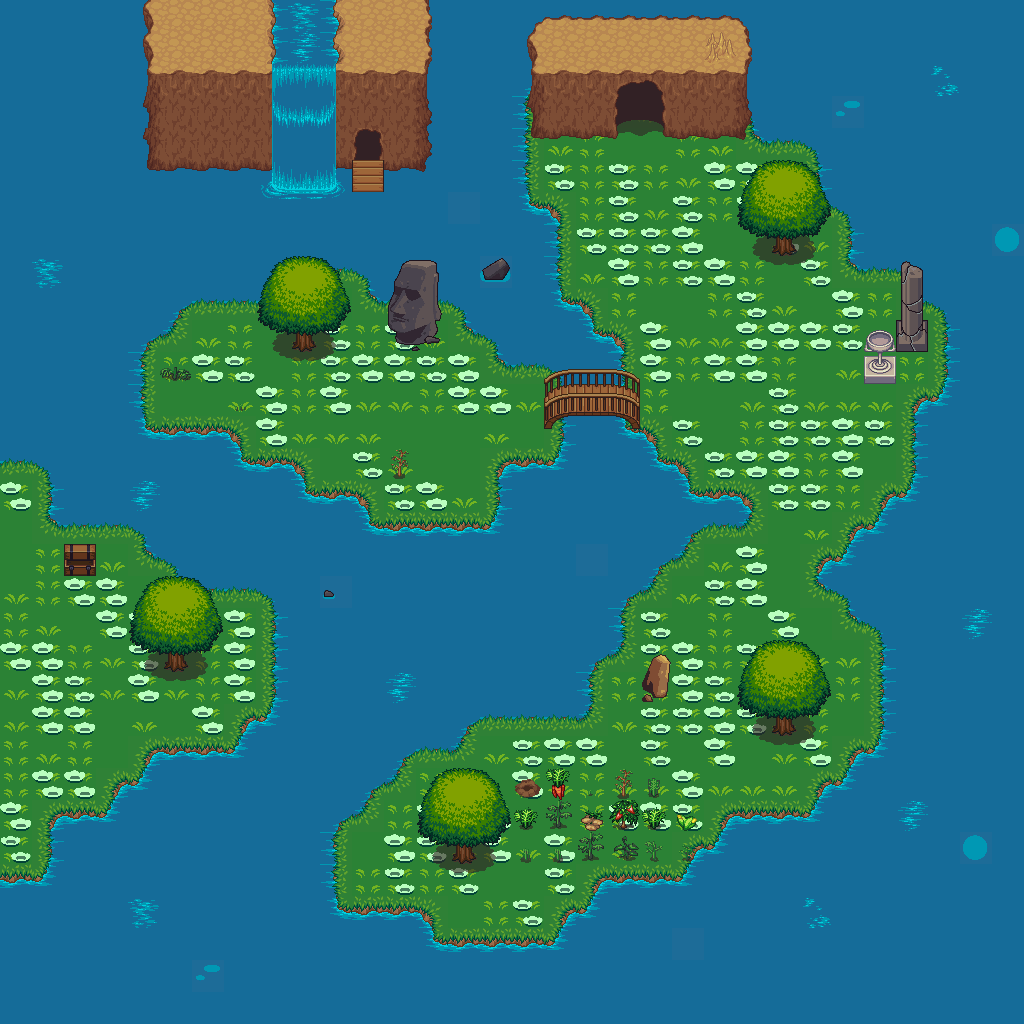

Rendered tile map (Tiled .tmx) drawn with the repository's tilesets; below, a short description and the map source with its tile grids summarised:
An orthogonal 32x32 tile map with 32x32 px tiles, 4 tile layers (Tile Layer 1, Tile Layer 2, Tile Layer 3, Tile Layer 4), 1 hidden layer not drawn.

<map version="1.0" orientation="orthogonal" renderorder="right-down" width="32" height="32" tilewidth="32" tileheight="32" nextobjectid="1">
 <tileset firstgid="1" name="terrain_atlas" tilewidth="32" tileheight="32">
  <image source="../textures/terrain_atlas.png" width="1024" height="1024" />
  <terraintypes>
   <terrain name="New Terrain" tile="394" />
   <terrain name="New Terrain" tile="800" />
  </terraintypes>
  <tile id="295" terrain="0,0,0,1" />
  <tile id="296" terrain="0,0,1,0" />
  <tile id="327" terrain="0,1,0,0" />
  <tile id="328" terrain="1,0,0,0" />
  <tile id="358" terrain="1,1,1,0" />
  <tile id="359" terrain="1,1,0,0" />
  <tile id="360" terrain="1,1,0,1" />
  <tile id="390" terrain="1,0,1,0" />
  <tile id="391" terrain="0,0,0,0" />
  <tile id="392" terrain="0,1,0,1" />
  <tile id="394" terrain="0,0,0,0" />
  <tile id="422" terrain="1,0,1,1" />
  <tile id="423" terrain="0,0,1,1" />
  <tile id="424" terrain="0,1,1,1" />
  <tile id="451" terrain="0,0,0,0" />
  <tile id="452" terrain="0,0,0,0" />
  <tile id="453" terrain="0,0,0,0" />
  <tile id="454" terrain="0,0,0,0" />
  <tile id="455" terrain="0,0,0,0" />
  <tile id="456" terrain="0,0,0,0" />
  <tile id="800" terrain="1,1,1,1" />
  <tile id="801" terrain="1,1,1,1" />
  <tile id="802" terrain="1,1,1,1" />
  <tile id="803" terrain="1,1,1,1" />
  <tile id="804" terrain="1,1,1,1" />
 </tileset>
 <layer name="Tile Layer 1" width="32" height="32">
  <data>[1024 cells, 1024 non-empty, 18 distinct tile ids]</data>
 </layer>
 <layer name="Tile Layer 2" width="32" height="32">
  <data>[1024 cells, 85 non-empty, 42 distinct tile ids]</data>
 </layer>
 <layer name="Tile Layer 3" width="32" height="32">
  <data>[1024 cells, 129 non-empty, 36 distinct tile ids]</data>
 </layer>
 <layer name="Tile Layer 4" width="32" height="32">
  <data>[1024 cells, 45 non-empty, 39 distinct tile ids]</data>
 </layer>
 <layer name="collisions" width="32" height="32" visible="0" opacity="0.73">
  <data>[1024 cells, 754 non-empty, 1 distinct tile ids]</data>
 </layer>
</map>
